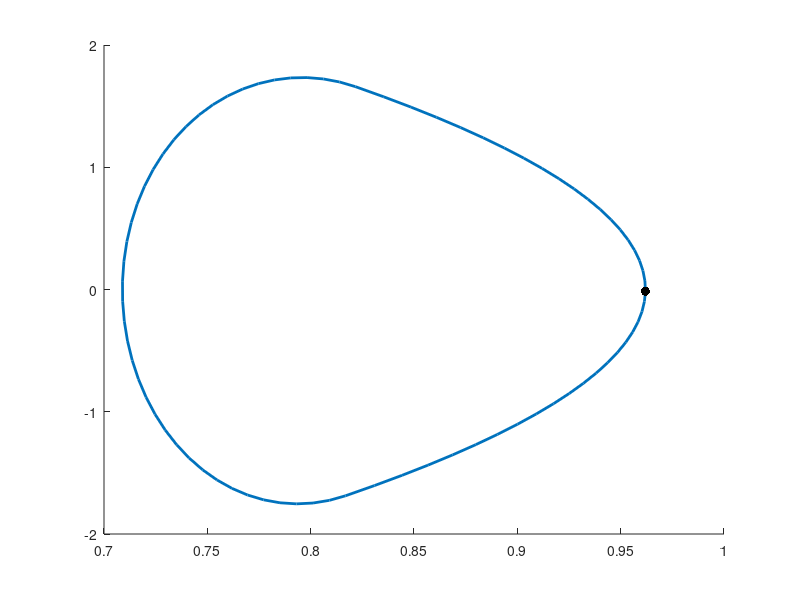
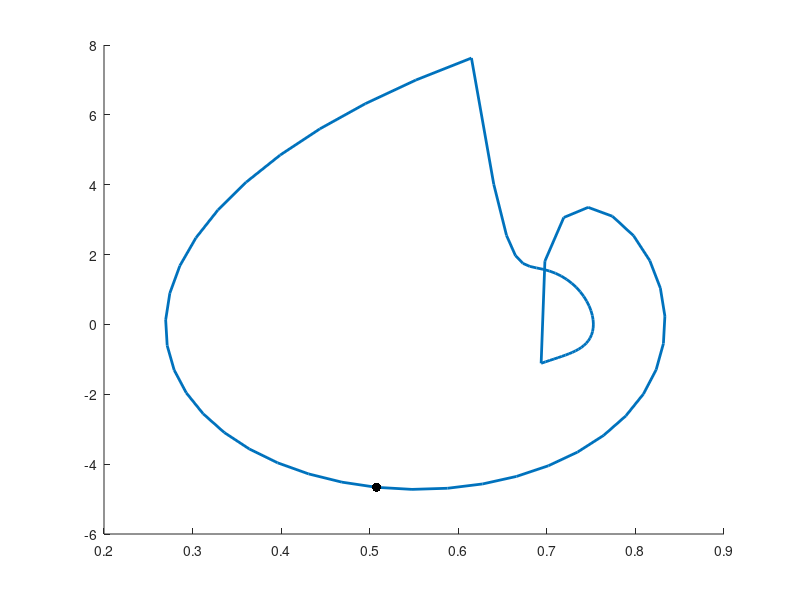

Write MATLAB code to recreate these figures, in order. (Note: this script raises an error after producing the figures.)
clc; clear all; close all;

%load solution
load('strict_1coeff.mat')

[ap,i] = min(abs(x_sol(5,41:end)));
i = i + 40;
x0 = [0;x_sol(2:end,i)]';
x0 = x_sol(:,1)';

%limit cycle
figure; hold on
plot(x_sol(2,:),x_sol(5,:),'color','#0072BD','linewidth',2)
plot(x_sol(2,i),x_sol(5,i),'.','color','k','markersize',20)
figure; hold on
plot(x_sol(3,:),x_sol(6,:),'color','#0072BD','linewidth',2)
plot(x_sol(3,i),x_sol(6,i),'.','color','k','markersize',20)

%calculate dP and eigenvalues

poincare(x0,a_sol,b_sol,T_fl_sol+T_st_sol)
x0

% r = zeros(6,1);
% epsilon = 1e-2;
% r(2) = epsilon;
% 
% df = (poincare(x0+r,phi0_sol,alpha0_sol,omega_sol) - poincare(x0-r,phi0_sol,alpha0_sol,omega_sol))...
%     /(2.*epsilon);
% dP = df(2);
% 
% if abs(eig(dP))<1
%     disp(strcat('eig(dP)=',num2str(eig(dP))))
%     disp('|eig(dP)| < 1')
%     disp('  => stable')
% else
%     disp(strcat('eig(dP)=',num2str(eig(dP))))
%     disp('|eig(dP)| >= 1')
%     disp('  => unstable')
% end    
    

function [P, x_full, te] = poincare(x0, a, b, T)

% Parameters
global L0 l0 l1 M m_B m_L g c_phi d1 c_theta d2 c1 t_apex offset;
L0=1; M=80; g=9.81;
l0 = .6*L0;                     %lower leg length
l1 = .4*L0;                     %upper leg length
m_L = .32*M;                    %leg mass
m_B = M-m_L;                    %rest of body mass
c_phi = 750;                    %Nm/rad
d1 = 2*sqrt(c_phi*m_L);
c_theta = 1000;
d2 = 2*sqrt(c_theta*m_L);
c1 = 20 * 1000;

opts_flight = odeset('Events', @guard_flight);
opts_stance = odeset('Events', @guard_stance);
opts_apex = odeset('Events', @guard_apex);
step_width=.001;
x_full = [];
t_full = [];
% 
% t_apex = x0(5)/g;
% tspan = 0:step_width:4.0;
% [tout, xout, te, xe, ie] = ode45(@(t,x)mode2(t,x,alpha0,omega), tspan, x0, opts_flight);
% x_full = [x_full; xout];
% t_full = [t_full; tout];

tspan = 0:step_width:4.0;
offset = x0(1) + L0 * sin(x0(3));

% x0 = xe';
[tout, xout, te, xe, ie] = ode45(@(t,x)mode1st(t,x,a,b,T,offset), tspan, x0, opts_stance);
x_full = [x_full; xout];
t_full = [t_full; tout];

t_apex = te+xe(5)/g;
tspan = te:step_width:4.0;
x0 = xe';

[tout, xout, te, xe, ie] = ode45(@(t,x)mode2st(t,x,a,b,T), tspan, x0, opts_flight);
x_full = [x_full; xout];
t_full = [t_full; tout];

figure;plot(x_full(:,1),x_full(:,2))
figure;plot(x_full(:,2),x_full(:,5))
figure;plot(x_full(:,3),x_full(:,6))

figure;plot(t_full,x_full(:,3))
% figure;plot(t_full,x_full(:,5))

P = xe;
end